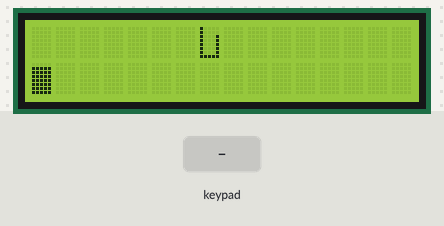
This sketch was run on a simulated Arduino Uno, built with avr-gcc and run on an emulated ATmega328P. On the bench: 16×2 character LCD. The test bench sets the inputs (shaded band). The local clock reads 2024-03-15 10:24:30 at power-on unless the sketch sets it; what the sketch prints to the serial monitor is not drawn.

Above: at 2.5 s.
At 18.0 s:
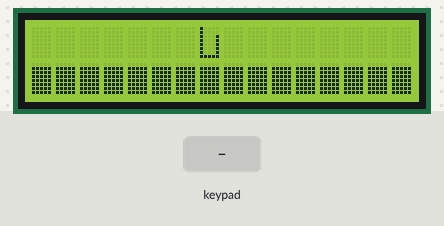
18.1 s: keypad keys 1 2 * pressed 1.063 s apart
At 23.2 s:
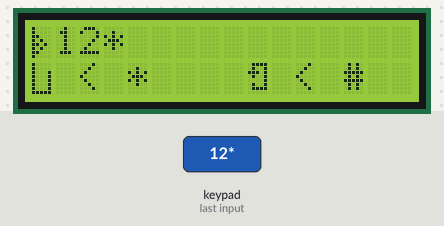
24.8 s: key '1' pressed
At 29.2 s:
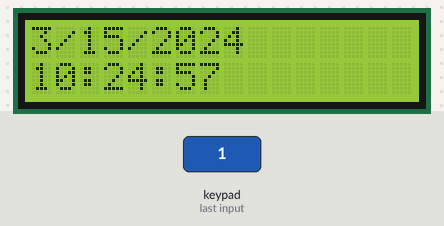
Timing chart, 0 to 30.7 s (numbered marks = the images above; inputs shaded):
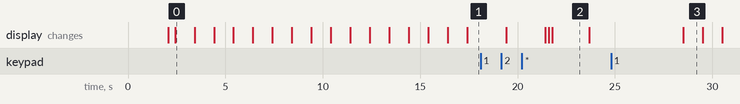

Measured:
- after the input at 24.8 s, the display: changes after 3.7 s (image 3)
- what the display in image 0 shows lasts 1.0 s, from 2.4 s to 3.4 s
- what the display in image 2 shows lasts 1.9 s, from 21.8 s to 23.7 s

The sketch:

MOSM.ino
```cpp
/*
 this is a Operating system

*/
#include <Keypad.h>
#include <LiquidCrystal.h>
#include <SoftwareSerial.h>
#include <Wire.h>
#include <DS3231.h>

DS3231 clock;
RTCDateTime dt;
boolean presentValue = false;
boolean next = false;
boolean final = false;
String num1, num2;
int answer;
char op;
LiquidCrystal lcd(7, 8, 9, 10, 11, 12);
const byte ROWS = 4; //four rows
const byte COLS = 4; //four columns
char hexaKeys[ROWS][COLS] = {
{'1','2','3','A'},
{'4','5','6','B'},
{'7','8','9','C'},
{'*','0','#','D'}
};
byte rowPins[ROWS] = {A0,A1,A2,A3}; //connect to the row pinouts of the keypad
byte colPins[COLS] = {A4,A5,3,2};   //connect to the column pinouts of the keypad
//initialize an instance of class NewKeypad
byte MIpad[] = {
  B01110,
  B00100,
  B01110,
  B10001,
  B11011,
  B10101,
  B10001,
  B10001
};

byte customChar[] = {
  B10000,
  B10000,
  B10001,
  B10001,
  B10001,
  B10001,
  B10001,
  B11111
};
byte terminal[] = {
  B10000,
  B10000,
  B11000,
  B10100,
  B11010,
  B10100,
  B11000,
  B10000
};
byte sqigle[] = {
  B00000,
  B00000,
  B00000,
  B00101,
  B01010,
  B00000,
  B00000,
  B00000
};

byte dollar[] = {
  B00000,
  B00100,
  B01110,
  B01100,
  B01110,
  B00110,
  B01110,
  B00100
};
byte loading[] = {
  B00000,
  B11111,
  B11111,
  B11111,
  B11111,
  B11111,
  B11111,
  B11111,
};
byte littleclock[] = {
  B00000,
  B01010,
  B11111,
  B11001,
  B10101,
  B11001,
  B11111,
  B00000
};
byte reboot[] = {
  B01111,
  B01001,
  B11101,
  B01001,
  B00001,
  B01001,
  B01111,
  B00000
};
Keypad customKeypad = Keypad( makeKeymap(hexaKeys), rowPins, colPins, ROWS, COLS);
int i=0;
void setup(){
lcd.begin(16, 2);
startup();
}
void startup(){
clock.begin();
dt = clock.getDateTime();
lcd.createChar(7, reboot);
lcd.createChar(6, littleclock);
lcd.createChar(5, MIpad);
lcd.createChar(4, loading);
  lcd.createChar(0, customChar);
  lcd.createChar(1, terminal);
  lcd.createChar(2, sqigle);
  lcd.createChar(3, dollar);
  lcd.home();
  lcd.write((byte)0);
  lcd.print("|MOSM|");
  lcd.setCursor(0, 1);
  lcd.print("       ");
  delay(2000);
  Serial.begin(9600);
    while (!Serial) {
        ; // wait for serial port to connect. Needed for native USB port only
    }


  lcd.clear();
  Serial.println("Lernel loaded");
    Serial.println("initializing memory");
    char Memory1 = 0;
    char Memory2 = 0;
    char Memory3 = 0;
    char memory4 = 0;
    Serial.println("Memory initalized");
    Serial.println("initalizing cache");
    char cache = 0;
    Serial.println("loading boot Splash");
    Serial.println("                 ");
    Serial.println("                 ");
    Serial.println("                 ");
    Serial.println("      |\___/|    ");
    Serial.println("      | * * |    ");
    Serial.println("      |- ~ -|    ");
    Serial.println("      *******    ");
    Serial.println("                 ");
    Serial.println("Lernel");
    Serial.println("1% [*    ]");
    Serial.println("20% [**   ]");
    Serial.println("30% [***  ]");
    Serial.println("40% [*****]");
    Serial.println("Flushing serial");
    Serial.flush();
    Serial.println("Serial cleared");
    Serial.println("OS ready");
    lcd.print("       ");
    lcd.write((byte)   0);
  lcd.setCursor(0, 1);
  lcd.write((byte)   4);
  delay(1000);
  lcd.write((byte)   4);
  delay(1000);
  lcd.write((byte)   4);
  delay(1000);
  lcd.write((byte)   4);
  delay(1000);
  lcd.write((byte)   4);
  delay(1000);
  lcd.write((byte)   4);
  delay(1000);
  lcd.write((byte)   4);
  delay(1000);
    lcd.write((byte)   4);
  delay(1000);
  lcd.write((byte)   4);
  delay(1000);
  lcd.write((byte)   4);
  delay(1000);
  lcd.write((byte)   4);
  delay(1000);
  lcd.write((byte)   4);
  delay(1000);
  lcd.write((byte)   4);
  delay(1000);
  lcd.write((byte)   4);
  delay(1000);
  lcd.write((byte)   4);
  delay(1000);
  lcd.write((byte)   4);
  delay(1000);
  lcd.write((byte)   4);
  delay(1000);
  lcd.write((byte)   4);
  lcd.clear();
  lcd.print("       ");
  lcd.write((byte)   0);
  delay(2000);
  lcd.clear();
  goto home;
home:
lcd.clear();
lcd.setCursor(0, 1);
lcd.write((byte)0);
lcd.print(" < *    ");
lcd.write((byte)7);
lcd.print(" < # ");
lcd.setCursor(0, 0);
lcd.write((byte)1);
homescreen();
}
void homescreen(){
char Memory1 = customKeypad.getKey();
 if (Memory1 == '#'){
  lcd.clear();
  delay(5000);
char Memory1 = 0;
setup();
 }
 if (Memory1){
  lcd.print(Memory1);
   if (Memory1 == '*'){
    delay(1000);
    menu();
   }

 }
 homescreen();
}


void datetime(){
dt = clock.getDateTime();
delay(1000);
lcd.clear();
lcd.print(dt.month);  lcd.print("/");
lcd.print(dt.day);    lcd.print("/");
lcd.print(dt.year);   lcd.print(" ");
lcd.setCursor(0, 1);
lcd.print(dt.hour);   lcd.print(":");
lcd.print(dt.minute); lcd.print(":");
lcd.print(dt.second); lcd.print(" ");
datetime();
 }

 void menu(){
 delay(900);
 char Memory1 = customKeypad.getKey();
 lcd.clear();
 lcd.print("A = clock");
 lcd.setCursor(0,  1);
 lcd.print("B = counter");
 if (Memory1 == '1'){
    datetime();
    delay(900);
   }
  if (Memory1 == 'A'){
    lcd.clear();
    counter();
   }
   delay(1000);
 menu();
 }

 void counter(){
  char Memory1 = customKeypad.getKey();
 if (Memory1 == '*'){
  lcd.print("|");
   }
   if (Memory1 == '#'){
  lcd.setCursor(0, 1);
  counter();
   }
   if (Memory1 == 'D'){
  lcd.scrollDisplayLeft();
  counter();
   }
   if (Memory1 == 'C'){
  lcd.scrollDisplayRight();
  counter();
   }

   counter();
 }
```
